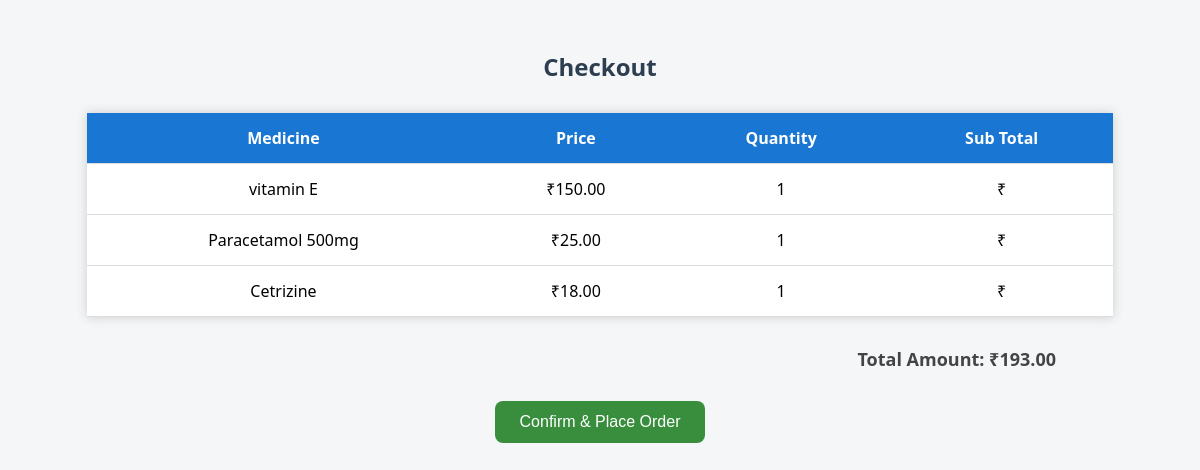
/checkout/ (signed in), run on the app's committed database.
### pharmacy/models.py (models this page shows, shortened)
class Cart(models.Model):
    user = models.ForeignKey(User, on_delete=models.CASCADE)
    medicine = models.ForeignKey(Medicine, on_delete=models.CASCADE)
    quantity = models.PositiveIntegerField(default=1)

class Medicine(models.Model):
    name = models.CharField(max_length=255)
    description = models.TextField()
    price = models.DecimalField(max_digits=10, decimal_places=2)
    image = models.ImageField(upload_to='medicines/', default='default.png')  # Added default value
    requires_prescription = models.BooleanField(default=False)

### pharmacy/views.py (the view)
# urls.py: path('checkout/', views.checkout, name='checkout'),
@login_required
def checkout(request):
    cart_items = Cart.objects.filter(user=request.user)
    total_price = sum(item.medicine.price * item.quantity for item in cart_items)
    if request.method == 'POST':
        cart_items.delete()
        return render(request, 'pharmacy/order_success.html')
    return render(request, 'pharmacy/checkout.html', {
        'cart_items': cart_items,
        'total_price': total_price
    })

### pharmacy/templates/pharmacy/checkout.html (shortened to what this page needs)
<!DOCTYPE html>
<html>
<head>
</head>
<body>
    <h2>Checkout</h2>
    {% if cart_items %}
        <table>
            <thead>
                <tr>
                    <th>Medicine</th>
                    <th>Price</th>
                    <th>Quantity</th>
                    <th>Sub Total</th>
                </tr>
            </thead>
            <tbody>
                {% for item in cart_items %}
                    <tr>
                        <td>{{ item.medicine.name }}</td>
                        <td>₹{{ item.medicine.price }}</td>
                        <td>{{ item.quantity }}</td>
                        <td>₹{{ item.medicine.price|floatformat:2|add:""|floatformat:2|add:item.quantity|floatformat:2 }}</td>
                    </tr>
                {% endfor %}
            </tbody>
        </table>
        <div class="total">
            Total Amount: ₹{{ total_price }}
        </div>
        <form method="post">
            <button type="submit" class="confirm-btn">Confirm & Place Order</button>
        </form>
    {% else %}
        <p style="text-align: center; font-size: 18px;">Your cart is empty.</p>
    {% endif %}
</body>
</html>

### pharmacy/templates/pharmacy/checkout.html (style rules this page uses)
body { font-family: 'Segoe UI', sans-serif; background-color: #f4f6f8; margin: 0; padding: 30px; }
h2 { text-align: center; color: #2c3e50; }
table { width: 90%; margin: 30px auto; border-collapse: collapse; background: white; box-shadow: 0 0 10px #ccc; }
th, td { padding: 14px; text-align: center; border-bottom: 1px solid #ddd; }
th { background-color: #1976d2; color: white; }
.total { text-align: right; font-size: 18px; padding-right: 10%; margin-top: 20px; font-weight: bold; color: #444; }
.confirm-btn { display: block; margin: 30px auto; padding: 12px 25px; background-color: #388e3c; color: white; border: none; border-radius: 8px; font-size: 16px; cursor: pointer; }

### data on the page
Cart: medicine.name "vitamin E", medicine.price "150.00", quantity "1"
Cart: medicine.name "Paracetamol 500mg", medicine.price "25.00", quantity "1"
Cart: medicine.name "Cetrizine", medicine.price "18.00", quantity "1"

### other printed values
{{ total_price }} "193.00"
